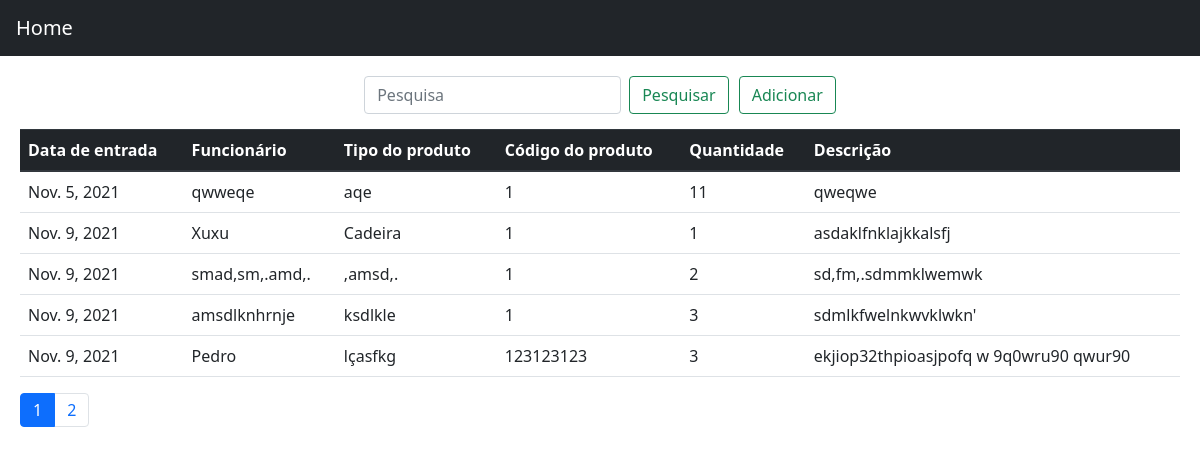
Screenshot of /historicos/ with the database file from the repository.
### historicos/models.py (models this page shows, shortened)
class HistoricoModel(TimeStampedModel):
    id = models.UUIDField(
        db_column='ID',
        primary_key=True,
        unique=True,
        editable=False,
        default= uuid.uuid4
    )
    produto_id = models.ForeignKey(
        ProdutoModel,
        on_delete=models.CASCADE
    )
    data_entrada = models.DateField(auto_now=True)
    funcionario = models.CharField(max_length=50)
    tipo= models.CharField(max_length=7)
    descricao = models.TextField()
    quantidade = models.PositiveSmallIntegerField()
    class Meta:
        db_table = 'HISTORICO'
        verbose_name = 'Historico'
        verbose_name_plural = 'Historicos'

### produtos/models.py (models this page shows, shortened)
class ProdutoModel(TimeStampedModel):
    id = models.UUIDField(
        primary_key=True,
        unique=True,
        editable=False,
        db_column="ID",
        default= uuid.uuid4
    )
    nome = models.CharField(
        db_column="NOME",
        max_length=100,
        )
    codigo = models.CharField(
        db_column="CODIGO",
        max_length=20,
        unique=True
    )
    class Meta:
        db_table="PRODUTO"
        verbose_name="Produto"
        verbose_name_plural="Produtos"

### historicos/views.py (the view)
# urls.py: path('historicos/', home_historico, name="home_historicos"),
def home_historico(request):
    historicos = _SERVICE.buscar_todos_historicos()
    page = request.GET.get('p')
    paginator = Paginator(historicos, 5)
    historicos = paginator.get_page(page)
    produtos = _PROD_SERVICE.buscar_todos_produtos()
    return render(request, 'home_historico.html', context={"historicos":historicos, "produtos":produtos})

### historicos/services.py (called while the page is built)
    def buscar_todos_historicos(self) -> list[HistoricoModel]:
        return HistoricoModel.objects.all()

### produtos/services.py (called while the page is built)
    def buscar_todos_produtos(self) -> list[ProdutoModel]:
        return ProdutoModel.objects.all()

### historicos/templates/home_historico.html (shortened to what this page needs)
{% extends 'base.html' %}
{% block container %}
     <div style="justify-content:center; align-items:center; display:flex; margin-bottom:15px;">
                <form class="form-inline my-2 my-lg-0" method="GET" action="">
                    <input class="form-control mr-sm-2" type="search" placeholder="Pesquisa" aria-label="Search" name="termo" value="{{ request.GET.termo }}">
                    <button class="btn btn-outline-success my-2 my-sm-0" type="submit">
                        Pesquisar
                    </button>
                </form>
                <form class="form-inline my-2 my-lg-0" method="GET" action="">
                    <button class="btn btn-outline-success my-2 my-sm-0" style="margin-left: 10px;" type="button" data-bs-toggle="modal" data-bs-target="#myModal">
                        Adicionar
                    </button>
                </form>
    </div>
    <table class="table">
        <thead class="thead-dark">
            <tr>
            <th scope="col">Data de entrada</th>
            <th scope="col">Funcionário</th>
            <th scope="col">Tipo do produto</th>
            <th scope="col">Código do produto</th>
            <th scope="col">Quantidade</th>
            <th scope="col">Descrição</th>
            </tr>
        </thead>
       {% for hist in historicos %}
            <tr>
                <td>{{ hist.data_entrada }}</td>
                <td>{{ hist.funcionario }}</td>
                <td>{{ hist.tipo }}</td>
                <td>{{ hist.produto_id.codigo }}</td>
                <td>{{ hist.quantidade }}</td>
                <td>{{ hist.descricao }}</td>
            </tr>
       {% endfor %}
    </table>
    <nav aria-label="...">
    <ul class="pagination">
        {% for pagina in historicos.paginator.page_range %}
            {% if historicos.number == pagina %}
                <li class="page-item active">
                <a class="page-link" href="?p={{pagina}}&termo={{request.GET.termo}}">{{pagina}}</a>
                </li>
            {% else %}
                <li class="page-item">
                <a class="page-link" href="?p={{pagina}}&termo={{request.GET.termo}}">{{pagina}}</a>
                </li>
            {% endif %}
        {% endfor %}
    </ul>
  </nav>
{% endblock container %}

### templates/base.html (shortened to what this page needs)
{% load static%}
<!DOCTYPE html>
    <html lang="pt-br">
        <head>
            <link rel="stylesheet" href="{% static 'css/bootstrap.min.css' %}">
            <link rel="stylesheet" href="{% static 'css/base-style.css' %}">
            <link href="https://cdn.jsdelivr.net/npm/bootstrap@5.1.2/dist/css/bootstrap.min.css" rel="stylesheet">
        </head>
            <body>
            <nav class="navbar navbar-expand-lg navbar-dark bg-dark">
                <a class="navbar-brand" href="{% url 'home' %}">Home</a>
            </nav>
      <div id="corpo">
            {% block container %}
            {% endblock container %}
      </div>
</body>
    </html>

### produtos/static/css/base-style.css (style rules this page uses)
#corpo { padding: 20px; }

### rows the page displays
HistoricoModel: data_entrada "Nov. 5, 2021", funcionario "qwweqe", tipo "aqe", produto_id.codigo "1", quantidade "11", descricao "qweqwe"
HistoricoModel: data_entrada "Nov. 9, 2021", funcionario "Xuxu", tipo "Cadeira", produto_id.codigo "1", quantidade "1", descricao "asdaklfnklajkkalsfj"
HistoricoModel: data_entrada "Nov. 9, 2021", funcionario "smad,sm,.amd,.", tipo ",amsd,.", produto_id.codigo "1", quantidade "2", descricao "sd,fm,.sdmmklwemwk"
HistoricoModel: data_entrada "Nov. 9, 2021", funcionario "amsdlknhrnje", tipo "ksdlkle", produto_id.codigo "1", quantidade "3", descricao "sdmlkfwelnkwvklwkn'"
HistoricoModel: data_entrada "Nov. 9, 2021", funcionario "Pedro", tipo "lçasfkg", produto_id.codigo "123123123", quantidade "3", descricao "ekjiop32thpioasjpofq w 9q0wru90 qwur90"

### other values shown
{{ pagina }} "1"
{{ pagina }} "2"
